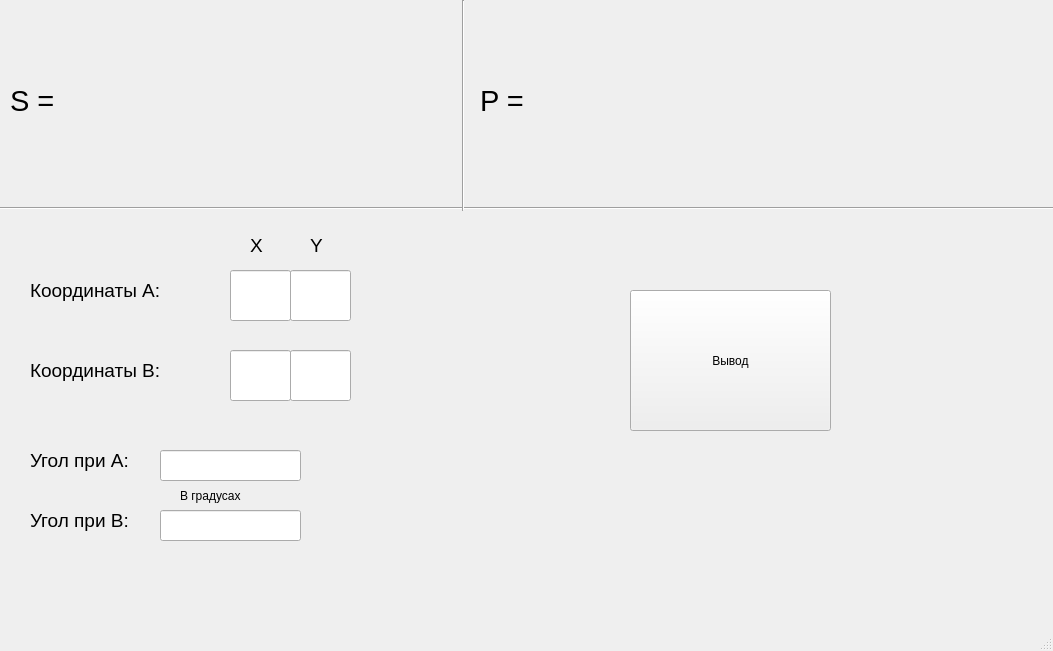
<?xml version="1.0" encoding="UTF-8"?>
<ui version="4.0">
 <class>MainWindow</class>
 <widget class="QMainWindow" name="MainWindow">
  <property name="geometry">
   <rect>
    <x>0</x>
    <y>0</y>
    <width>1053</width>
    <height>651</height>
   </rect>
  </property>
  <property name="windowTitle">
   <string>MainWindow</string>
  </property>
  <widget class="QWidget" name="centralwidget">
   <widget class="Line" name="line">
    <property name="geometry">
     <rect>
      <x>0</x>
      <y>200</y>
      <width>1061</width>
      <height>16</height>
     </rect>
    </property>
    <property name="orientation">
     <enum>Qt::Horizontal</enum>
    </property>
   </widget>
   <widget class="Line" name="line_2">
    <property name="geometry">
     <rect>
      <x>453</x>
      <y>0</y>
      <width>20</width>
      <height>211</height>
     </rect>
    </property>
    <property name="orientation">
     <enum>Qt::Vertical</enum>
    </property>
   </widget>
   <widget class="QLabel" name="label">
    <property name="geometry">
     <rect>
      <x>10</x>
      <y>50</y>
      <width>131</width>
      <height>101</height>
     </rect>
    </property>
    <property name="font">
     <font>
      <pointsize>22</pointsize>
     </font>
    </property>
    <property name="text">
     <string>S =</string>
    </property>
   </widget>
   <widget class="QLabel" name="label_2">
    <property name="geometry">
     <rect>
      <x>480</x>
      <y>50</y>
      <width>131</width>
      <height>101</height>
     </rect>
    </property>
    <property name="font">
     <font>
      <pointsize>22</pointsize>
     </font>
    </property>
    <property name="text">
     <string>P =</string>
    </property>
   </widget>
   <widget class="QLabel" name="Square">
    <property name="geometry">
     <rect>
      <x>150</x>
      <y>50</y>
      <width>251</width>
      <height>121</height>
     </rect>
    </property>
    <property name="text">
     <string/>
    </property>
   </widget>
   <widget class="QLabel" name="Perimetr">
    <property name="geometry">
     <rect>
      <x>580</x>
      <y>50</y>
      <width>351</width>
      <height>131</height>
     </rect>
    </property>
    <property name="text">
     <string/>
    </property>
   </widget>
   <widget class="QLabel" name="label_3">
    <property name="geometry">
     <rect>
      <x>30</x>
      <y>250</y>
      <width>181</width>
      <height>81</height>
     </rect>
    </property>
    <property name="font">
     <font>
      <pointsize>14</pointsize>
     </font>
    </property>
    <property name="text">
     <string>Координаты А:</string>
    </property>
   </widget>
   <widget class="QLabel" name="label_4">
    <property name="geometry">
     <rect>
      <x>30</x>
      <y>330</y>
      <width>181</width>
      <height>81</height>
     </rect>
    </property>
    <property name="font">
     <font>
      <pointsize>14</pointsize>
     </font>
    </property>
    <property name="text">
     <string>Координаты В:</string>
    </property>
   </widget>
   <widget class="QLineEdit" name="O_X_1">
    <property name="geometry">
     <rect>
      <x>230</x>
      <y>270</y>
      <width>61</width>
      <height>51</height>
     </rect>
    </property>
   </widget>
   <widget class="QLineEdit" name="O_Y_1">
    <property name="geometry">
     <rect>
      <x>290</x>
      <y>270</y>
      <width>61</width>
      <height>51</height>
     </rect>
    </property>
   </widget>
   <widget class="QLineEdit" name="O_X_2">
    <property name="geometry">
     <rect>
      <x>230</x>
      <y>350</y>
      <width>61</width>
      <height>51</height>
     </rect>
    </property>
   </widget>
   <widget class="QLineEdit" name="O_Y_2">
    <property name="geometry">
     <rect>
      <x>290</x>
      <y>350</y>
      <width>61</width>
      <height>51</height>
     </rect>
    </property>
   </widget>
   <widget class="QLabel" name="label_5">
    <property name="geometry">
     <rect>
      <x>250</x>
      <y>220</y>
      <width>61</width>
      <height>51</height>
     </rect>
    </property>
    <property name="font">
     <font>
      <pointsize>14</pointsize>
     </font>
    </property>
    <property name="text">
     <string>Х</string>
    </property>
   </widget>
   <widget class="QLabel" name="label_6">
    <property name="geometry">
     <rect>
      <x>310</x>
      <y>220</y>
      <width>61</width>
      <height>51</height>
     </rect>
    </property>
    <property name="font">
     <font>
      <pointsize>14</pointsize>
     </font>
    </property>
    <property name="text">
     <string>Y</string>
    </property>
   </widget>
   <widget class="QLabel" name="label_7">
    <property name="geometry">
     <rect>
      <x>30</x>
      <y>430</y>
      <width>141</width>
      <height>61</height>
     </rect>
    </property>
    <property name="font">
     <font>
      <pointsize>14</pointsize>
     </font>
    </property>
    <property name="text">
     <string>Угол при А:</string>
    </property>
   </widget>
   <widget class="QLabel" name="label_8">
    <property name="geometry">
     <rect>
      <x>30</x>
      <y>490</y>
      <width>141</width>
      <height>61</height>
     </rect>
    </property>
    <property name="font">
     <font>
      <pointsize>14</pointsize>
     </font>
    </property>
    <property name="text">
     <string>Угол при В:</string>
    </property>
   </widget>
   <widget class="QLineEdit" name="alpha">
    <property name="geometry">
     <rect>
      <x>160</x>
      <y>450</y>
      <width>141</width>
      <height>31</height>
     </rect>
    </property>
   </widget>
   <widget class="QLineEdit" name="beta">
    <property name="geometry">
     <rect>
      <x>160</x>
      <y>510</y>
      <width>141</width>
      <height>31</height>
     </rect>
    </property>
   </widget>
   <widget class="QPushButton" name="pushButton">
    <property name="geometry">
     <rect>
      <x>630</x>
      <y>290</y>
      <width>201</width>
      <height>141</height>
     </rect>
    </property>
    <property name="text">
     <string>Вывод</string>
    </property>
   </widget>
   <widget class="QLabel" name="label_9">
    <property name="geometry">
     <rect>
      <x>180</x>
      <y>470</y>
      <width>101</width>
      <height>51</height>
     </rect>
    </property>
    <property name="text">
     <string>В градусах</string>
    </property>
   </widget>
  </widget>
  <widget class="QMenuBar" name="menubar">
   <property name="geometry">
    <rect>
     <x>0</x>
     <y>0</y>
     <width>1053</width>
     <height>26</height>
    </rect>
   </property>
  </widget>
  <widget class="QStatusBar" name="statusbar"/>
 </widget>
 <resources/>
 <connections/>
</ui>
